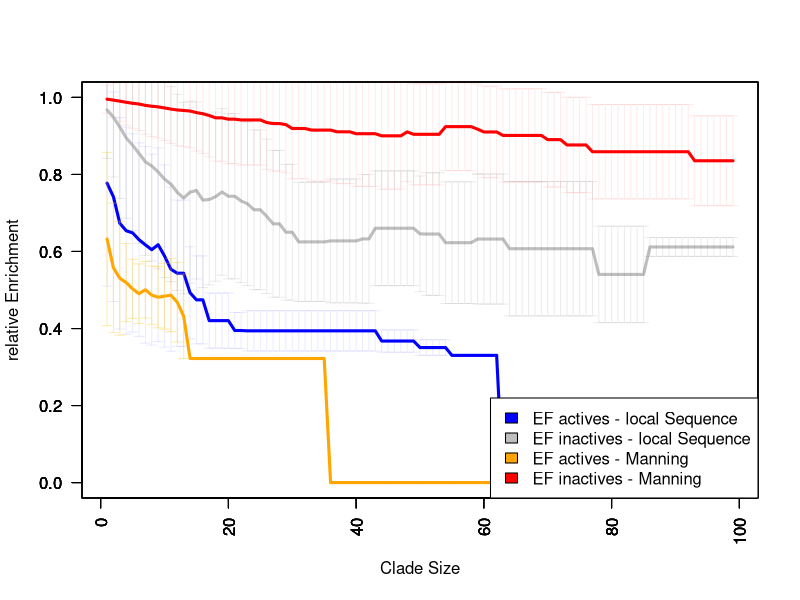

Recreate this plot in R.
manning=read.table("3cs9_manning_full_sa_blosum62_manning.nwk_enrichment.csv",header=T)
ours=read.table("3cs9_blosum90.nwk_enrichment.csv",header=T)

svg(filename="3cs9_ef.svg", 
    width=5, 
    height=4, 
    pointsize=8)

ylim=c(0,1.0)
par(las=2)
plot(ours[,"meanActives"],ty="l",ylim=ylim,col="blue",lwd=3,ylab="relative Enrichment",xlab="Clade Size")

arrows(ours[,"cladeSize"], ours[,"meanActives"]-ours[,"stdActives"], ours[,"cladeSize"], ours[,"meanActives"]+ours[,"stdActives"], length=0.05, angle=90, code=3,col="#1111FF15")

par(new=T)

plot(manning[,"meanActives"],ty="l",ylim=ylim,col="orange",lwd=3,ylab="",xlab="")
arrows(manning[,"cladeSize"], manning[,"meanActives"]-manning[,"stdActives"], manning[,"cladeSize"], manning[,"meanActives"]+manning[,"stdActives"], length=0.05, angle=90, code=3,col="#ffc60055")

par(new=T)
plot(manning[,"meanInactives"],ty="l",ylim=ylim,col="red",lwd=3,ylab="",xlab="")
arrows(manning[,"cladeSize"], manning[,"meanInactives"]-manning[,"stdInactives"], manning[,"cladeSize"], manning[,"meanInactives"]+manning[,"stdInactives"], length=0.05, angle=90, code=3,col="#ff010115")


par(new=T)
plot(ours[,"meanInactives"],ty="l",ylim=ylim,col="grey",lwd=3,ylab="",xlab="")
arrows(ours[,"cladeSize"], ours[,"meanInactives"]-ours[,"stdInactives"], ours[,"cladeSize"], ours[,"meanInactives"]+ours[,"stdInactives"], length=0.05, angle=90, code=3,col="#10101015")

legend("bottomright",c("EF actives - local Sequence","EF inactives - local Sequence","EF actives - Manning","EF inactives - Manning"),fill=c("blue","grey","orange","red",pch=c(22,22,22,22)))

dev.off()